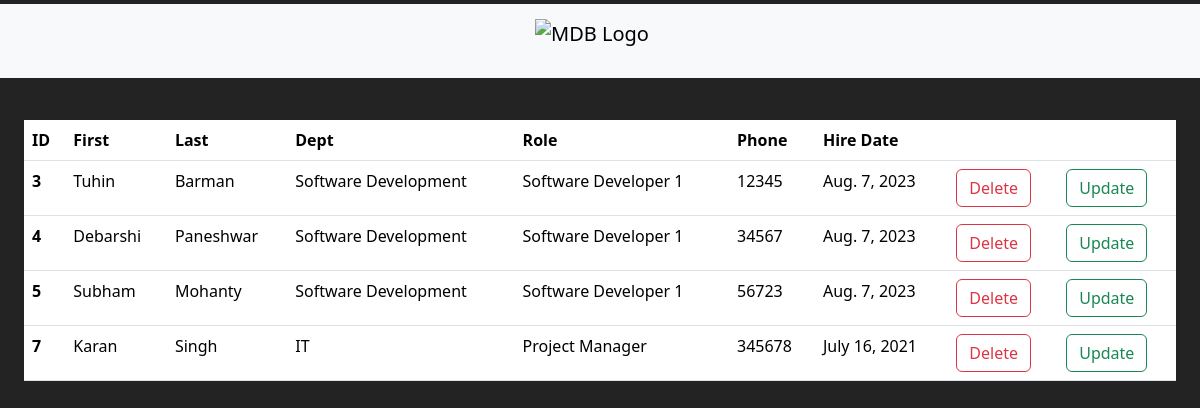
Page /list on the committed database.
### app/models.py (models this page shows)
class Employee(models.Model):
    first_name = models.CharField(max_length=100,null=False)
    last_name = models.CharField(max_length=100,null=False)
    dept = models.ForeignKey(Department,on_delete=models.DO_NOTHING)
    salary = models.IntegerField(default=0)
    bonus = models.IntegerField(default=0)
    role = models.ForeignKey(Role,on_delete = models.DO_NOTHING)
    phone = models.IntegerField(default = 0)
    hire_date = models.DateField()

class Department(models.Model):
    name = models.CharField(max_length=100,null=False)
    location = models.CharField(max_length = 100)
    def __str__(self):
        return self.name

class Role(models.Model):
    name = models.CharField(max_length=100,null=False)
    def __str__(self):
        return self.name

### app/views.py (the view)
# urls.py: path('list',views.list,name='list')
def list(request):
    list = Employee.objects.all()
    context = {
        'list' : list
    }
    return render(request,"home/list.html",context)

### templates/home/list.html (shortened to what this page needs)
<!doctype html>
<html lang="en">
  <head>
    <link href="https://cdn.jsdelivr.net/npm/bootstrap@5.3.1/dist/css/bootstrap.min.css" rel="stylesheet">
  </head>
  <body>
    <div>
        <nav class="navbar navbar-expand-lg fixed-top bg-light navbar-light">
        <div class="container d-flex justify-content-center">
            <div class="row">
            <div class="col-12 d-flex justify-content-center mb-3">
                <a class="navbar-brand" href="{%url 'index' %}"
                ><img
                id="MDB-logo"
                src="https://mdbcdn.b-cdn.net/wp-content/uploads/2018/06/logo-mdb-jquery-small.png"
                alt="MDB Logo"
                draggable="false"
                height="30"
            /></a>
            </div>
            </div>
        </div>
        </nav>
        <div class="cs">
            <table class="table table-hover">
                <thead>
                <tr>
                    <th scope="col">ID</th>
                    <th scope="col">First</th>
                    <th scope="col">Last</th>
                    <th scope="col">Dept</th>
                    <th scope="col">Role</th>
                    <th scope="col">Phone</th>
                    <th scope="col">Hire Date</th>
                    <th scope="col"></th>
                    <th scope="col"></th>
                </tr>
                </thead>
                <tbody>
                {%for item in list%}
                    <tr>
                        <th scope="row">{{item.id}}</th>
                        <td>{{item.first_name}}</td>
                        <td>{{item.last_name}}</td>
                        <td>{{item.dept}}</td>
                        <td>{{item.role}}</td>
                        <td>{{item.phone}}</td>
                        <td>{{item.hire_date}}</td>
                        <td>
                            <form action="{%url 'delete' item.id%}"  method="POST">
                                <button type="submit" class="btn btn-outline-danger">Delete</button>
                            </form>
                        </td>
                        <td>
                            <form action="{%url 'update' item.id%}"  method="GET">
                                <button type="submit" class="btn btn-outline-success">Update</button>
                            </form>
                        </td>
                    </tr>
                {%endfor%}
                </tbody>
            </table>
        </div>
    </div>
  </body>
</html>

### templates/home/list.html (style rules this page uses)
body { background: rgb(35, 35, 35); }
nav { margin-top:4px; }
.cs { display:block; margin-top: 10%; margin-left:2%; margin-right:2% }

### rows in the picture
Employee: id "3", first_name "Tuhin", last_name "Barman", dept "Software Development", role "Software Developer 1", phone "12345", hire_date "Aug. 7, 2023"
Employee: id "4", first_name "Debarshi", last_name "Paneshwar", dept "Software Development", role "Software Developer 1", phone "34567", hire_date "Aug. 7, 2023"
Employee: id "5", first_name "Subham", last_name "Mohanty", dept "Software Development", role "Software Developer 1", phone "56723", hire_date "Aug. 7, 2023"
Employee: id "7", first_name "Karan", last_name "Singh", dept "IT", role "Project Manager", phone "345678", hire_date "July 16, 2021"
